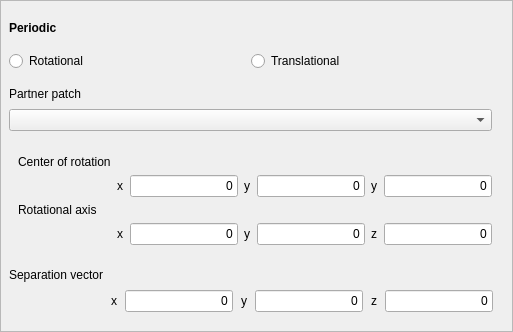
        <widget class="QFrame" name="periodicFrame">
         <property name="frameShape">
          <enum>QFrame::StyledPanel</enum>
         </property>
         <property name="frameShadow">
          <enum>QFrame::Raised</enum>
         </property>
         <layout class="QVBoxLayout" name="layoutBasicPeriodicPanel">
          <property name="leftMargin">
           <number>8</number>
          </property>
          <item>
           <layout class="QVBoxLayout" name="layoutBasicPeriodicValues">
            <item>
             <widget class="QFrame" name="basePeriodicFrame">
              <property name="frameShape">
               <enum>QFrame::NoFrame</enum>
              </property>
              <property name="frameShadow">
               <enum>QFrame::Raised</enum>
              </property>
              <layout class="QVBoxLayout" name="layoutPeriodic">
               <property name="spacing">
                <number>8</number>
               </property>
               <property name="leftMargin">
                <number>0</number>
               </property>
               <item>
                <widget class="QLabel" name="label_periodic">
                 <property name="font">
                  <font>
                   <weight>75</weight>
                   <bold>true</bold>
                  </font>
                 </property>
                 <property name="text">
                  <string>Periodic</string>
                 </property>
                </widget>
               </item>
               <item>
                <layout class="QGridLayout" name="gridLayout">
                 <property name="topMargin">
                  <number>8</number>
                 </property>
                 <property name="rightMargin">
                  <number>8</number>
                 </property>
                 <property name="bottomMargin">
                  <number>8</number>
                 </property>
                 <property name="spacing">
                  <number>8</number>
                 </property>
                 <item row="0" column="0">
                  <widget class="QRadioButton" name="rb_rotational_periodic">
                   <property name="text">
                    <string>Rotational</string>
                   </property>
                   <attribute name="buttonGroup">
                    <string notr="true">buttonGroupPeriodic</string>
                   </attribute>
                  </widget>
                 </item>
                 <item row="0" column="1">
                  <widget class="QRadioButton" name="rb_translational_periodic">
                   <property name="text">
                    <string>Translational</string>
                   </property>
                   <attribute name="buttonGroup">
                    <string notr="true">buttonGroupPeriodic</string>
                   </attribute>
                  </widget>
                 </item>
                </layout>
               </item>
               <item>
                <widget class="QLabel" name="label_13">
                 <property name="text">
                  <string>Partner patch</string>
                 </property>
                </widget>
               </item>
               <item>
                <widget class="QComboBox" name="comboBoxPeriodicPartner"/>
               </item>
              </layout>
             </widget>
            </item>
            <item>
             <widget class="QFrame" name="rotationalFrame">
              <property name="frameShape">
               <enum>QFrame::NoFrame</enum>
              </property>
              <property name="frameShadow">
               <enum>QFrame::Raised</enum>
              </property>
              <layout class="QGridLayout" name="horzLayout_4">
               <item row="2" column="3">
                <widget class="QLabel" name="label_cory">
                 <property name="text">
                  <string>y</string>
                 </property>
                </widget>
               </item>
               <item row="2" column="4">
                <widget class="Gui::InputField" name="input_cory">
                 <property name="sizePolicy">
                  <sizepolicy hsizetype="Preferred" vsizetype="Fixed">
                   <horstretch>0</horstretch>
                   <verstretch>0</verstretch>
                  </sizepolicy>
                 </property>
                 <property name="text">
                  <string>0</string>
                 </property>
                 <property name="alignment">
                  <set>Qt::AlignRight|Qt::AlignTrailing|Qt::AlignVCenter</set>
                 </property>
                 <property name="singleStep" stdset="0">
                  <double>0.100000000000000</double>
                 </property>
                 <property name="unit" stdset="0">
                  <string notr="true">mm</string>
                 </property>
                 <property name="format" stdset="0">
                  <number>0</number>
                 </property>
                </widget>
               </item>
               <item row="2" column="6">
                <widget class="Gui::InputField" name="input_corz">
                 <property name="sizePolicy">
                  <sizepolicy hsizetype="Preferred" vsizetype="Fixed">
                   <horstretch>0</horstretch>
                   <verstretch>0</verstretch>
                  </sizepolicy>
                 </property>
                 <property name="text">
                  <string>0</string>
                 </property>
                 <property name="alignment">
                  <set>Qt::AlignRight|Qt::AlignTrailing|Qt::AlignVCenter</set>
                 </property>
                 <property name="singleStep" stdset="0">
                  <double>0.100000000000000</double>
                 </property>
                 <property name="unit" stdset="0">
                  <string notr="true">mm</string>
                 </property>
                 <property name="format" stdset="0">
                  <number>0</number>
                 </property>
                </widget>
               </item>
               <item row="2" column="2">
                <widget class="Gui::InputField" name="input_corx">
                 <property name="sizePolicy">
                  <sizepolicy hsizetype="Preferred" vsizetype="Fixed">
                   <horstretch>0</horstretch>
                   <verstretch>0</verstretch>
                  </sizepolicy>
                 </property>
                 <property name="text">
                  <string>0</string>
                 </property>
                 <property name="alignment">
                  <set>Qt::AlignRight|Qt::AlignTrailing|Qt::AlignVCenter</set>
                 </property>
                 <property name="singleStep" stdset="0">
                  <double>0.100000000000000</double>
                 </property>
                 <property name="unit" stdset="0">
                  <string notr="true">mm</string>
                 </property>
                 <property name="format" stdset="0">
                  <number>0</number>
                 </property>
                </widget>
               </item>
               <item row="3" column="0">
                <widget class="QLabel" name="label_11">
                 <property name="text">
                  <string>Rotational axis</string>
                 </property>
                </widget>
               </item>
               <item row="1" column="0">
                <widget class="QLabel" name="label_7">
                 <property name="text">
                  <string>Center of rotation</string>
                 </property>
                </widget>
               </item>
               <item row="2" column="5">
                <widget class="QLabel" name="label_corz">
                 <property name="text">
                  <string>y</string>
                 </property>
                </widget>
               </item>
               <item row="4" column="2">
                <widget class="Gui::InputField" name="input_axisx">
                 <property name="sizePolicy">
                  <sizepolicy hsizetype="Preferred" vsizetype="Fixed">
                   <horstretch>0</horstretch>
                   <verstretch>0</verstretch>
                  </sizepolicy>
                 </property>
                 <property name="text">
                  <string>0</string>
                 </property>
                 <property name="alignment">
                  <set>Qt::AlignRight|Qt::AlignTrailing|Qt::AlignVCenter</set>
                 </property>
                 <property name="singleStep" stdset="0">
                  <double>0.100000000000000</double>
                 </property>
                 <property name="unit" stdset="0">
                  <string notr="true"/>
                 </property>
                 <property name="format" stdset="0">
                  <number>0</number>
                 </property>
                </widget>
               </item>
               <item row="4" column="3">
                <widget class="QLabel" name="label_cory">
                 <property name="text">
                  <string>y</string>
                 </property>
                </widget>
               </item>
               <item row="4" column="6">
                <widget class="Gui::InputField" name="input_axisz">
                 <property name="sizePolicy">
                  <sizepolicy hsizetype="Preferred" vsizetype="Fixed">
                   <horstretch>0</horstretch>
                   <verstretch>0</verstretch>
                  </sizepolicy>
                 </property>
                 <property name="text">
                  <string>0</string>
                 </property>
                 <property name="alignment">
                  <set>Qt::AlignRight|Qt::AlignTrailing|Qt::AlignVCenter</set>
                 </property>
                 <property name="singleStep" stdset="0">
                  <double>0.100000000000000</double>
                 </property>
                 <property name="unit" stdset="0">
                  <string notr="true"/>
                 </property>
                 <property name="format" stdset="0">
                  <number>0</number>
                 </property>
                </widget>
               </item>
               <item row="4" column="5">
                <widget class="QLabel" name="label_cory">
                 <property name="text">
                  <string>z</string>
                 </property>
                </widget>
               </item>
               <item row="4" column="4">
                <widget class="Gui::InputField" name="input_axisy">
                 <property name="sizePolicy">
                  <sizepolicy hsizetype="Preferred" vsizetype="Fixed">
                   <horstretch>0</horstretch>
                   <verstretch>0</verstretch>
                  </sizepolicy>
                 </property>
                 <property name="text">
                  <string>0</string>
                 </property>
                 <property name="alignment">
                  <set>Qt::AlignRight|Qt::AlignTrailing|Qt::AlignVCenter</set>
                 </property>
                 <property name="singleStep" stdset="0">
                  <double>0.100000000000000</double>
                 </property>
                 <property name="unit" stdset="0">
                  <string notr="true"/>
                 </property>
                 <property name="format" stdset="0">
                  <number>0</number>
                 </property>
                </widget>
               </item>
               <item row="4" column="1">
                <widget class="QLabel" name="label_cory">
                 <property name="text">
                  <string>x</string>
                 </property>
                </widget>
               </item>
               <item row="2" column="1">
                <widget class="QLabel" name="label_corx">
                 <property name="text">
                  <string>x</string>
                 </property>
                </widget>
               </item>
              </layout>
             </widget>
            </item>
            <item>
             <widget class="QFrame" name="translationalFrame">
              <property name="frameShape">
               <enum>QFrame::NoFrame</enum>
              </property>
              <property name="frameShadow">
               <enum>QFrame::Raised</enum>
              </property>
              <layout class="QGridLayout" name="horzLayout_5">
               <property name="leftMargin">
                <number>0</number>
               </property>
               <property name="topMargin">
                <number>8</number>
               </property>
               <property name="rightMargin">
                <number>8</number>
               </property>
               <property name="bottomMargin">
                <number>8</number>
               </property>
               <property name="spacing">
                <number>8</number>
               </property>
               <item row="2" column="7">
                <widget class="QLabel" name="label_sepy">
                 <property name="text">
                  <string>y</string>
                 </property>
                </widget>
               </item>
               <item row="2" column="8">
                <widget class="Gui::InputField" name="input_sepy">
                 <property name="sizePolicy">
                  <sizepolicy hsizetype="Preferred" vsizetype="Fixed">
                   <horstretch>0</horstretch>
                   <verstretch>0</verstretch>
                  </sizepolicy>
                 </property>
                 <property name="text">
                  <string>0</string>
                 </property>
                 <property name="alignment">
                  <set>Qt::AlignRight|Qt::AlignTrailing|Qt::AlignVCenter</set>
                 </property>
                 <property name="singleStep" stdset="0">
                  <double>0.100000000000000</double>
                 </property>
                 <property name="unit" stdset="0">
                  <string notr="true">mm</string>
                 </property>
                 <property name="format" stdset="0">
                  <number>0</number>
                 </property>
                </widget>
               </item>
               <item row="2" column="9">
                <widget class="QLabel" name="label_sepz">
                 <property name="text">
                  <string>z</string>
                 </property>
                </widget>
               </item>
               <item row="2" column="10">
                <widget class="Gui::InputField" name="input_sepz">
                 <property name="sizePolicy">
                  <sizepolicy hsizetype="Preferred" vsizetype="Fixed">
                   <horstretch>0</horstretch>
                   <verstretch>0</verstretch>
                  </sizepolicy>
                 </property>
                 <property name="text">
                  <string>0</string>
                 </property>
                 <property name="alignment">
                  <set>Qt::AlignRight|Qt::AlignTrailing|Qt::AlignVCenter</set>
                 </property>
                 <property name="singleStep" stdset="0">
                  <double>0.100000000000000</double>
                 </property>
                 <property name="unit" stdset="0">
                  <string notr="true">mm</string>
                 </property>
                 <property name="format" stdset="0">
                  <number>0</number>
                 </property>
                </widget>
               </item>
               <item row="2" column="5">
                <widget class="QLabel" name="label_sepx">
                 <property name="text">
                  <string>x</string>
                 </property>
                </widget>
               </item>
               <item row="2" column="6">
                <widget class="Gui::InputField" name="input_sepx">
                 <property name="sizePolicy">
                  <sizepolicy hsizetype="Preferred" vsizetype="Fixed">
                   <horstretch>0</horstretch>
                   <verstretch>0</verstretch>
                  </sizepolicy>
                 </property>
                 <property name="text">
                  <string>0</string>
                 </property>
                 <property name="alignment">
                  <set>Qt::AlignRight|Qt::AlignTrailing|Qt::AlignVCenter</set>
                 </property>
                 <property name="singleStep" stdset="0">
                  <double>0.100000000000000</double>
                 </property>
                 <property name="unit" stdset="0">
                  <string notr="true">mm</string>
                 </property>
                 <property name="format" stdset="0">
                  <number>0</number>
                 </property>
                </widget>
               </item>
               <item row="1" column="4">
                <widget class="QLabel" name="label_12">
                 <property name="text">
                  <string>Separation vector</string>
                 </property>
                </widget>
               </item>
              </layout>
             </widget>
            </item>
           </layout>
          </item>
         </layout>
        </widget>
